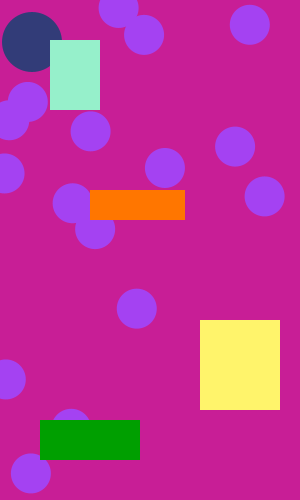
Frame 1 (no input)
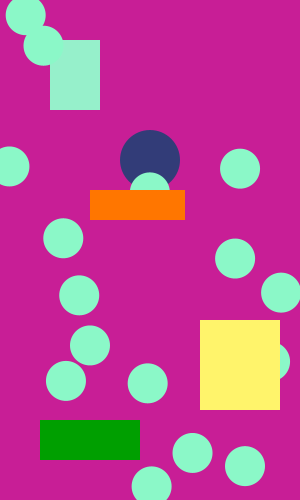
Frame 60 (the mouse pressed at the canvas centre just before this capture)
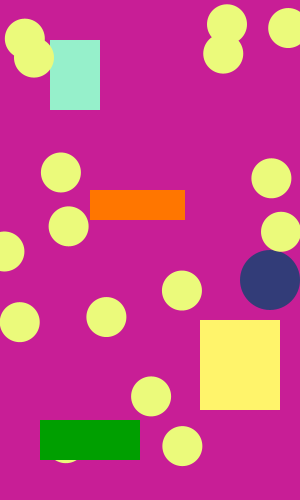
Frame 120 (the mouse held since frame 60 and released just before this capture)

The Processing sketch that drew these frames (run headless with seeded random() and noise(); from frame 60 on, the mouse is pressed at the canvas centre):

// Processing sketch: processing_72551
// ── processing_72551.pde

int circle_x=30;
int circle_y=40;
int circle_radius=30;
int circle_x_speed = 2;
int circle_y_speed = 2;

void setup() {
  size(300, 500);
}

void draw () {
  background(200,30,150);
  noStroke();
  fill(50,60,120);
  circle_x = circle_x + circle_x_speed;
  circle_y += circle_x_speed;
  //or circle_y=circle_y+circle_y_speed;
  //if it reaches an edge change direction
  //if circle_x reaches width
  if (circle_x>width - circle_radius || circle_x<0 + circle_radius) {
    //or if ((circle_x + circle_radius > width) || (circle_X - circle_radius <0)) {
    //change direction
    circle_x_speed = -circle_x_speed;
    // or circle_speed=circle_speed*-1;
  };
  //if (circle_x<0) {
  //  circle_speed=-circle_speed;
 // };
  //draw ellipse that you will move
  ellipse(circle_x, circle_y, circle_radius*2, circle_radius*2);
    fill(150,240,203);
    rect(50,40,50,70);
  fill(random(255),random(255),random(255));
  ellipse (random(width), random(height), 40, 40);
  ellipse (random(width), random(height), 40, 40);
  ellipse (random(width), random(height), 40, 40);
  ellipse (random(width), random(height), 40, 40);
  ellipse (random(width), random(height), 40, 40);
  ellipse (random(width), random(height), 40, 40);
  ellipse (random(width), random(height), 40, 40);
  ellipse (random(width), random(height), 40, 40);
  ellipse (random(width), random(height), 40, 40);
   ellipse (random(width), random(height), 40, 40);
    ellipse (random(width), random(height), 40, 40);
     ellipse (random(width), random(height), 40, 40);
     ellipse (random(width), random(height), 40, 40);
     ellipse (random(width), random(height), 40, 40);
     ellipse (random(width), random(height), 40, 40);
     ellipse (random(width), random(height), 40, 40);
  fill(255,244,107);
  rect(200,320,80,90);
  fill(0,159,0);
  rect(40,420,100,40);
    fill(255,118,0);
  rect(90,190,95,30);
}
